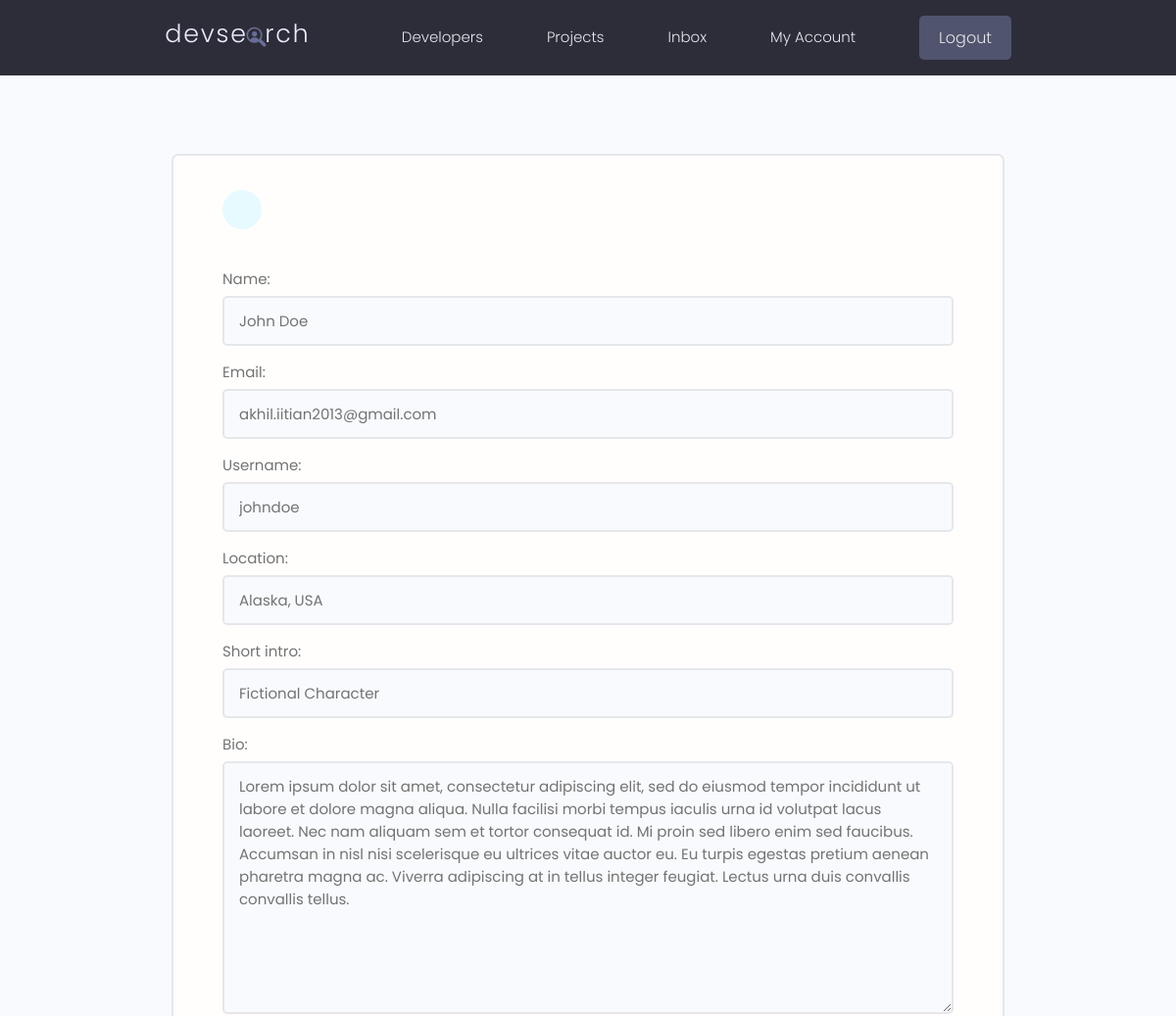
Before: /edit-account/ (signed in, upper part) with the older database file.
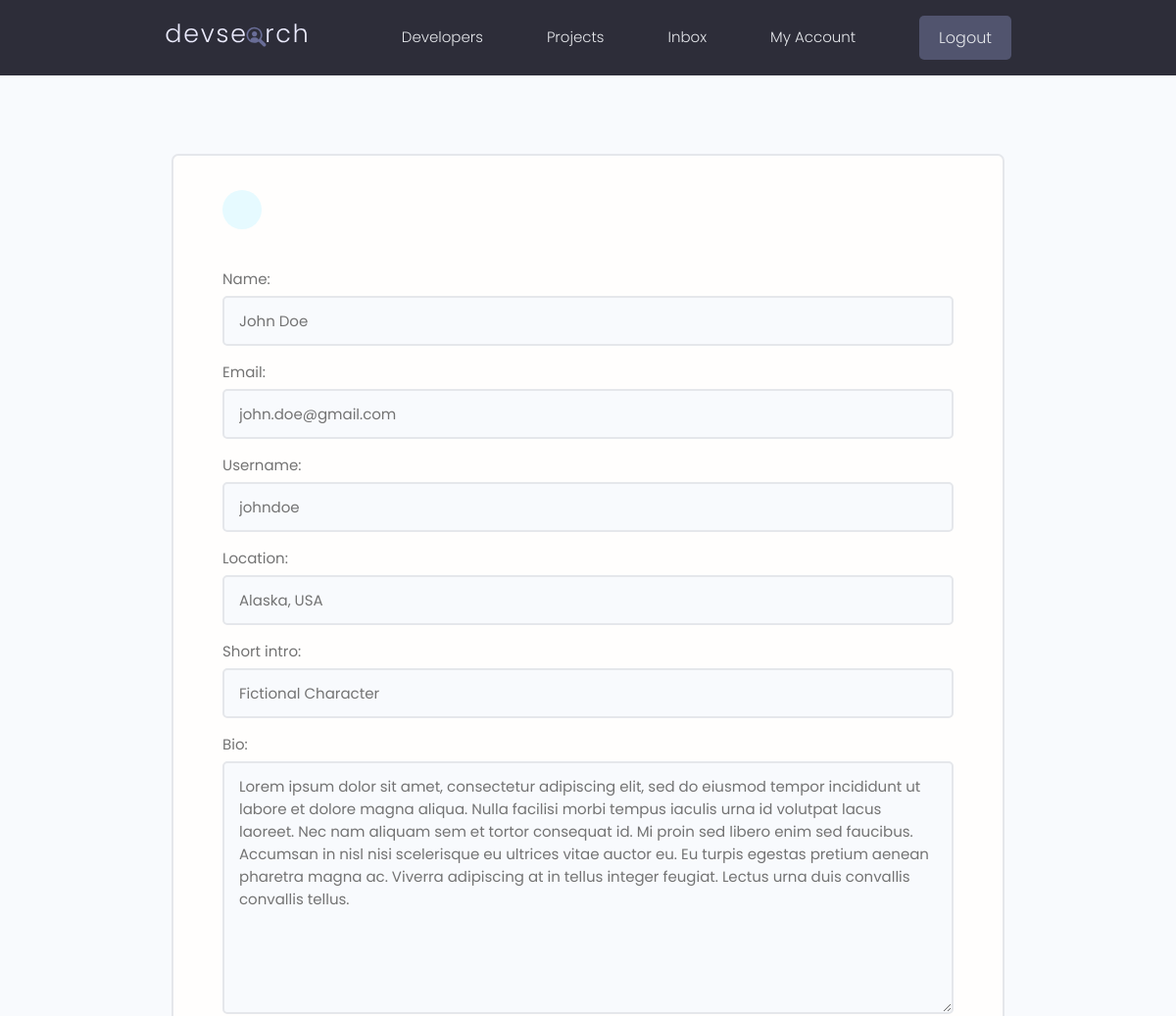
After: the same page with the newer database file.
### users/models.py (models this page shows, shortened)
class Profile(models.Model):
    user = models.OneToOneField(User, on_delete=models.CASCADE, null=True, blank=True)
    name = models.CharField(max_length=200, null=True, blank=True)
    email = models.EmailField(max_length=500, null=True, blank=True)
    username = models.CharField(max_length=200, null=True, blank=True)
    location = models.CharField(max_length=200, null=True, blank=True)
    short_intro = models.CharField(max_length=200, null=True, blank=True)
    bio = models.TextField(null=True, blank=True)
    profile_image = models.ImageField(null=True, blank=True, upload_to="profiles/", default="profiles/user-default.png")
    social_github = models.CharField(max_length=500, null=True, blank=True)
    social_stackoverflow = models.CharField(max_length=500, null=True, blank=True)
    social_twitter = models.CharField(max_length=500, null=True, blank=True)
    social_linkedin = models.CharField(max_length=500, null=True, blank=True)
    social_youtube = models.CharField(max_length=500, null=True, blank=True)
    social_website = models.CharField(max_length=500, null=True, blank=True)
    created = models.DateTimeField(auto_now_add=True)
    id = models.UUIDField(default=uuid.uuid4, unique=True, primary_key=True, editable=False)

### users/views.py (the view)
# urls.py: path("edit-account/", views.editAccount, name="edit-account"),
@login_required(login_url='login')
def editAccount(request):
    profile = request.user.profile
    form = ProfileForm(instance=profile)
    if request.method == 'POST':
        form = ProfileForm(request.POST, request.FILES, instance=profile)
        if form.is_valid():
            form.save()
            return redirect('account')
    context = {'form': form}
    return render(request, 'users/profile_form.html', context)

### users/forms.py
class ProfileForm(ModelForm):
    class Meta:
        model = Profile
        fields = ['name', 'email', 'username', 'location', 'short_intro', 'bio', 'profile_image', 'social_github',
                  'social_stackoverflow', 'social_twitter', 'social_linkedin', 'social_youtube', 'social_website']
    def __init__(self, *args, **kwargs):
        super(ProfileForm, self).__init__(*args, **kwargs)
        for name, field in self.fields.items():
            field.widget.attrs.update({'class': 'input'})

### users/templates/users/profile_form.html (shortened to what this page needs)
{% extends 'main.html' %}
{% block content %}
<main class="formPage my-xl">
    <div class="content-box">
        <div class="formWrapper">
            <a class="backButton" href="{% url 'account' %}"></a>
            <br>
            <form class="form" method="POST" action="{% url 'edit-account' %}" enctype="multipart/form-data">
                {% for field in form %}
                <div class="form__field">
                    <label for="formInput#text">{{field.label}}: </label>
                    {{field}}
                </div>
                {% endfor %}
            </form>
        </div>
    </div>
</main>
{% endblock content %}

Changed rows visible on the page:
changed Profile "John Doe": email "akhil.iitian2013@gmail.com" → "john.doe@gmail.com"
